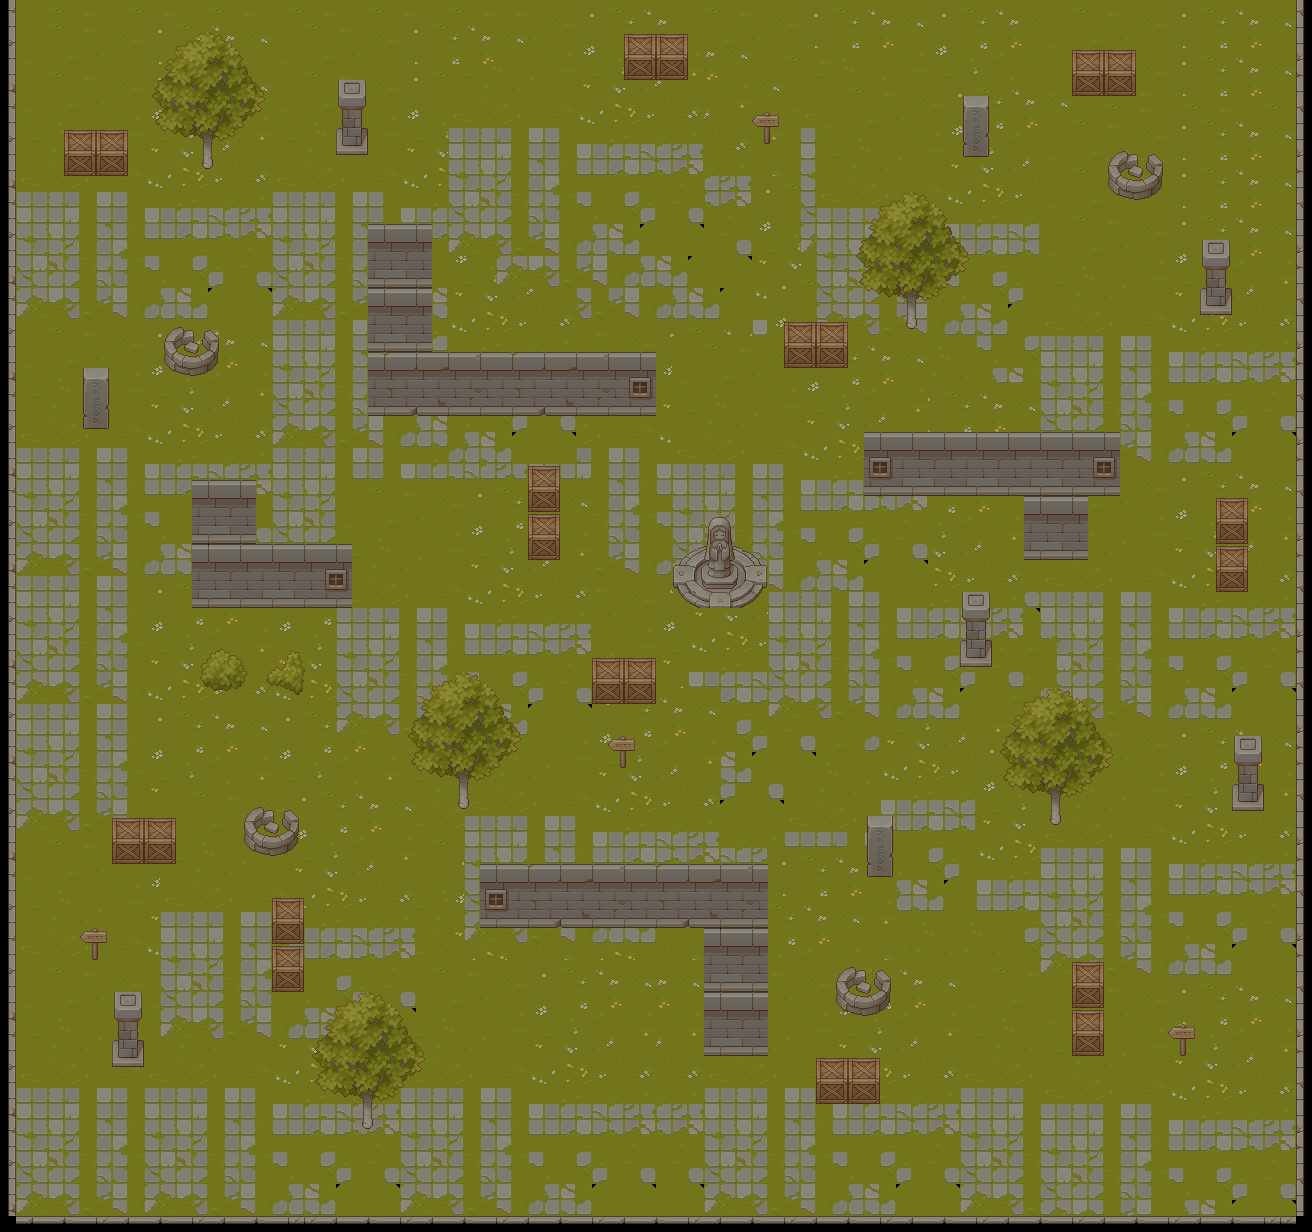

This game map was drawn from its Tiled (.tmx) file and the tilesets committed beside it. A one-line description and the trimmed map source follow:
An orthogonal 164x154 tile map with 8x8 px tiles, 1 tile layer (Tile Layer 1) and 37 objects.

<map version="1.10" tiledversion="1.11.2" orientation="orthogonal" renderorder="right-down" width="164" height="154" tilewidth="8" tileheight="8" infinite="0" nextlayerid="3" nextobjectid="38">
 <tileset firstgid="1" source="../map (2).tsx" />
 <layer id="1" name="Tile Layer 1" width="164" height="154">
  <data>[25256 cells, 1 non-empty, 1 distinct tile ids]</data>
 </layer>
 <objectgroup id="2" name="Collisions">
  <object id="1" x="368" y="224.364" width="64.1818" height="190.848">
   <properties>
    <property name="collidable" type="bool" value="true" />
   </properties>
  </object>
  <object id="2" x="432.292" y="352.188" width="224.153" height="62.8125">
   <properties>
    <property name="collidable" type="bool" value="true" />
   </properties>
  </object>
  <object id="3" x="336.364" y="128.182" width="31.4545" height="26.7273">
   <properties>
    <property name="collidable" type="bool" value="true" />
   </properties>
  </object>
  <object id="4" x="203.25" y="134.625" width="8.625" height="33.875">
   <properties>
    <property name="collidable" type="bool" value="true" />
   </properties>
  </object>
  <object id="5" x="64.3333" y="129.917" width="63.5" height="45.75">
   <properties>
    <property name="collidable" type="bool" value="true" />
   </properties>
  </object>
  <object id="6" x="83.8333" y="367.583" width="24.5833" height="60.5">
   <properties>
    <property name="collidable" type="bool" value="true" />
   </properties>
  </object>
  <object id="7" x="164.25" y="326.75" width="55.5" height="49">
   <properties>
    <property name="collidable" type="bool" value="true" />
   </properties>
   <ellipse />
  </object>
  <object id="8" x="192" y="480.333" width="64" height="126.667">
   <properties>
    <property name="collidable" type="bool" value="true" />
   </properties>
  </object>
  <object id="9" x="256.333" y="543.958" width="96.1667" height="63.5417">
   <properties>
    <property name="collidable" type="bool" value="true" />
   </properties>
  </object>
  <object id="10" x="1107.25" y="149.25" width="56" height="49.5">
   <properties>
    <property name="collidable" type="bool" value="true" />
   </properties>
   <ellipse />
  </object>
  <object id="11" x="836" y="968.5" width="55" height="46.5">
   <properties>
    <property name="collidable" type="bool" value="true" />
   </properties>
   <ellipse />
  </object>
  <object id="12" x="243.375" y="804.75" width="55.5" height="50.5">
   <properties>
    <property name="collidable" type="bool" value="true" />
   </properties>
   <ellipse />
  </object>
  <object id="13" x="864" y="431.667" width="256.333" height="64">
   <properties>
    <property name="collidable" type="bool" value="true" />
   </properties>
  </object>
  <object id="14" x="1023.67" y="496.333" width="63.6667" height="63">
   <properties>
    <property name="collidable" type="bool" value="true" />
   </properties>
  </object>
  <object id="15" x="481.333" y="864" width="286.667" height="66.6667">
   <properties>
    <property name="collidable" type="bool" value="true" />
   </properties>
  </object>
  <object id="16" x="704.25" y="930.75" width="64.25" height="124.25">
   <properties>
    <property name="collidable" type="bool" value="true" />
   </properties>
  </object>
  <object id="17" x="112" y="1040" width="31.6667" height="26.6667">
   <properties>
    <property name="collidable" type="bool" value="true" />
   </properties>
  </object>
  <object id="18" x="272.667" y="897.333" width="31.3333" height="94.3333">
   <properties>
    <property name="collidable" type="bool" value="true" />
   </properties>
  </object>
  <object id="19" x="112.667" y="818.667" width="63.3333" height="44.6667">
   <properties>
    <property name="collidable" type="bool" value="true" />
   </properties>
  </object>
  <object id="20" x="816.25" y="1057.5" width="64.5" height="46">
   <properties>
    <property name="collidable" type="bool" value="true" />
   </properties>
  </object>
  <object id="21" x="592.091" y="658.091" width="64" height="45.8182">
   <properties>
    <property name="collidable" type="bool" value="true" />
   </properties>
  </object>
  <object id="22" x="528.182" y="466" width="31.6364" height="93.8182">
   <properties>
    <property name="collidable" type="bool" value="true" />
   </properties>
  </object>
  <object id="23" x="784.182" y="321.848" width="63.9394" height="46.1212">
   <properties>
    <property name="collidable" type="bool" value="true" />
   </properties>
  </object>
  <object id="24" x="624" y="34" width="63.75" height="45.25">
   <properties>
    <property name="collidable" type="bool" value="true" />
   </properties>
  </object>
  <object id="25" x="1072.06" y="49.75" width="63.625" height="45.75">
   <properties>
    <property name="collidable" type="bool" value="true" />
   </properties>
  </object>
  <object id="26" x="962.5" y="95.5" width="26.5" height="61.5">
   <properties>
    <property name="collidable" type="bool" value="true" />
   </properties>
  </object>
  <object id="27" x="1200" y="287.25" width="32.25" height="27">
   <properties>
    <property name="collidable" type="bool" value="true" />
   </properties>
  </object>
  <object id="28" x="1217.33" y="498" width="29.6667" height="93.3333">
   <properties>
    <property name="collidable" type="bool" value="true" />
   </properties>
  </object>
  <object id="29" x="960" y="639.875" width="31.875" height="26.875">
   <properties>
    <property name="collidable" type="bool" value="true" />
   </properties>
  </object>
  <object id="30" x="1232" y="784.667" width="31.6667" height="25.3333">
   <properties>
    <property name="collidable" type="bool" value="true" />
   </properties>
  </object>
  <object id="31" x="1050.79" y="786.939" width="9.15152" height="37.0606">
   <properties>
    <property name="collidable" type="bool" value="true" />
   </properties>
  </object>
  <object id="32" x="867.455" y="815.636" width="25.2727" height="61.2727">
   <properties>
    <property name="collidable" type="bool" value="true" />
   </properties>
  </object>
  <object id="33" x="1072" y="962" width="32" height="94.25">
   <properties>
    <property name="collidable" type="bool" value="true" />
   </properties>
  </object>
  <object id="34" x="362" y="1094.13" width="9.66667" height="32.875">
   <properties>
    <property name="collidable" type="bool" value="true" />
   </properties>
  </object>
  <object id="35" x="907" y="294.545" width="8.90909" height="34.4545">
   <properties>
    <property name="collidable" type="bool" value="true" />
   </properties>
  </object>
  <object id="36" x="458.75" y="774.75" width="9.125" height="34.3125">
   <properties>
    <property name="collidable" type="bool" value="true" />
   </properties>
  </object>
  <object id="37" x="675.03" y="544.97" width="89.0909" height="64.9091">
   <properties>
    <property name="collidable" type="bool" value="true" />
   </properties>
   <ellipse />
  </object>
 </objectgroup>
</map>